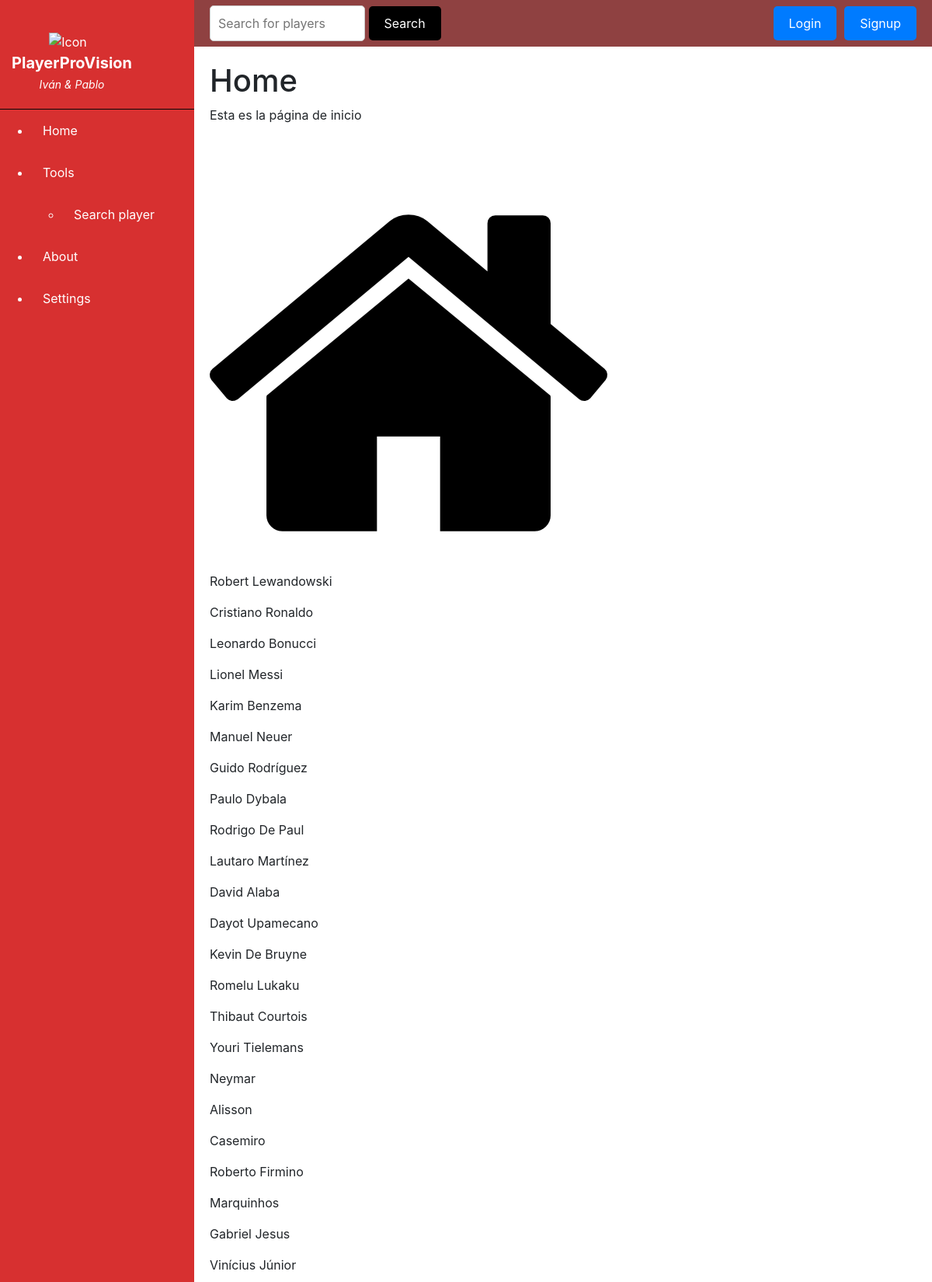
The page / (upper part) on the database its author committed.
### smartscore/models.py (models this page shows)
class Player(models.Model):
    custom_id = models.IntegerField(primary_key=True)  # Define a custom primary key field
    Name = models.CharField(max_length=100)
    Nacionality = models.CharField(max_length=5)
    International_match = models.IntegerField()
    Club = models.CharField(max_length=100)
    League = models.CharField(max_length=100)
    Pos = models.CharField(max_length=50)
    Leg = models.CharField(max_length=50)
    Age = models.IntegerField()
    Height = models.IntegerField()
    Weight = models.IntegerField()
    Salary = models.IntegerField()
    End_contract = models.DateField()
    CAct = models.IntegerField()
    CPot = models.IntegerField()
    Strater_match = models.IntegerField()
    Res_match = models.IntegerField()
    Min = models.IntegerField()
    Goal = models.IntegerField()
    Asis = models.IntegerField()
    xG = models.FloatField()
    Gol_90 = models.FloatField()
    Asis_90 = models.FloatField()
    Enc = models.IntegerField()
    Clean_sheet	= models.IntegerField()
    Pen_scored_rat	= models.IntegerField()
    Fal_rec = models.IntegerField()
    Fal_com = models.IntegerField()
    Ama = models.IntegerField()
    Roj = models.IntegerField()
    Dist_90	= models.FloatField()
    Ent_clav = models.IntegerField()
    Err_clav = models.IntegerField()
    Oc_C_90 = models.FloatField()
    Pas_Clv_90 = models.FloatField()
    Pep	= models.IntegerField()
    On_target_rat = models.IntegerField()
    Tackles_won_rat = models.IntegerField()
    Reg_rat = models.IntegerField()
    Rp = models.IntegerField()
    Pass_rat = models.IntegerField()
    Ent_rat = models.IntegerField()
    Reg_90 = models.FloatField()
    Rob_90 = models.FloatField()
    def __str__(self):
        return self.Name

### smartscore/views.py (the view)
# urls.py: path('', views.home, name='home'),
def home(request):
    all_players = Player.objects.all()
    return render(request, 'home.html', {'all': all_players})

### smartscore/templates/home.html (shortened to what this page needs)
{% extends "base.html" %}
{% load static %}
{% block content %}
    <h1>Home</h1>
    <p>Esta es la página de inicio</p>
    <br>
    <br>
    <img src="{% static 'smartscore/images/prueba.png' %}" alt="Home">
    {% for i in all %}
        <p>{{i}}</p>
    {% endfor %}
{% endblock %}

### smartscore/templates/base.html (shortened to what this page needs)
<!DOCTYPE html>
<html lang="en">
<head>
    {% load static %}
    <link rel="stylesheet" href="{% static 'smartscore/style.css' %}">
    <link href="https://stackpath.bootstrapcdn.com/bootstrap/4.5.2/css/bootstrap.min.css" rel="stylesheet">
</head>
<body>
    <div class="sidebar">
        <div class="sidebar-start">
            <div class="sidebar-head">
                <a href="/" class="logo-wrapper" title="Home">
                    <img src="{% static 'smartscore/images/icono.png' %}" alt="Icon">
                    <div class="logo-text">
                        <span class="logo-title">PlayerProVision</span>
                        <br>
                        <span class="logo-subtitle">Iván & Pablo</span>
                    </div>
                </a>
            </div>
            <div class="sidebar-body">
                <ul class="sidebar-body-menu">
                    <li>
                        <a class="active" href="{% url 'home' %}">Home</a>
                    </li>
                    <li>
                        <a class="show-cat-btn" href="##">
                            Tools
                        </a>
                        <ul class="cat-sub-menu">
                            <li>
                                <a href="{% url 'search_player' %}">Search player</a>
                            </li>
                        </ul>
                    </li>
                    <li>
                        <a href="{% url 'about' %}">About</a>
                    </li>
                    <li>
                        <a href="##">Settings</a>
                    </li>
                </ul>
            </div>
        </div>
    </div>
    <div class="top-bar">
        <div class="search-wrapper">
            <form action="{% url 'search_player' %}" method="POST">
                <input type="text" name="q" value="{{q}}" placeholder="Search for players">
                <input type="submit" value="Search" class="primary-search-btn">
            </form>
        </div>
        <div class="log-in-wrapper">
            {% if user.is_authenticated %}
                <a class = "primary-default-btn" href="{% url 'logout' %}">Logout</a>
            {% else %}
                <a class = "primary-default-btn" href="{% url 'login' %}">Login</a>
                <a class = "primary-default-btn" href="{% url 'signup' %}">Signup</a>
            {% endif %}
        </div>
    </div>
    <div class="content">
        {% block content %}{% endblock %}
    </div>
</body>
</html>

### smartscore/static/smartscore/style.css (style rules this page uses)
.sidebar { position: fixed; top: 0; left: 0; height: 100%; width: 250px; background-color: #d73030; color: #fff; padding-top: 60px; transition: width 0.3s ease; z-index: 1000; }
.sidebar-head { position: fixed; top: 0; padding-top: 25px; text-align: center; }
.sidebar-body { margin-top: 80px; border-top: 1px solid #080808; border-top-style: groove; }
.sidebar a { display: block; padding: 15px; color: #fff; text-decoration: none; transition: background-color 0.3s ease; }
.content { margin-left: 250px; margin-top: 60px; padding: 20px; transition: margin-left 0.3s ease; align-items: center; }
.top-bar { position: fixed; top: 0; left: 250px; width: calc(100% - 250px); height: 60px; background-color: #8f4141; color: #fff; display: flex; align-items: center; justify-content: space-between; padding: 0 20px; box-sizing: border-box; z-index: 1000; }
.primary-default-btn { display: inline-block; padding: 10px 20px; background-color: #007bff; color: #fff; text-decoration: none; border-radius: 5px; transition: background-color 0.3s ease; }
.primary-search-btn { padding: 10px 20px; background-color: #000000; color: #fff; border: none; border-radius: 5px; cursor: pointer; transition: background-color 0.3s ease; }
.search-wrapper input[type="text"] { padding: 10px; border: 1px solid #ccc; border-radius: 5px; width: 200px; }
.logo-wrapper { display: flex; align-items: center; text-decoration: none; color: #fff; }
.logo-wrapper img { width: 40px; height: auto; margin-right: 10px; }
.logo-title { font-size: 20px; font-weight: bold; }
.logo-subtitle { font-size: 14px; font-style: italic; }
.log-in-wrapper { display: flex; align-items: center; gap: 10px; }
.search-wrapper { flex: 1; margin-right: 20px; }

### rows shown on the page
Player: Name "Robert Lewandowski"
Player: Name "Cristiano Ronaldo"
Player: Name "Leonardo Bonucci"
Player: Name "Lionel Messi"
Player: Name "Karim Benzema"
Player: Name "Manuel Neuer"
Player: Name "Guido Rodríguez"
Player: Name "Paulo Dybala"
Player: Name "Rodrigo De Paul"
Player: Name "Lautaro Martínez"
Player: Name "David Alaba"
Player: Name "Dayot Upamecano"
Player: Name "Kevin De Bruyne"
Player: Name "Romelu Lukaku"
Player: Name "Thibaut Courtois"
Player: Name "Youri Tielemans"
Player: Name "Neymar"
Player: Name "Alisson"
Player: Name "Casemiro"
Player: Name "Roberto Firmino"
Player: Name "Marquinhos"
Player: Name "Gabriel Jesus"
Player: Name "Vinícius Júnior"
